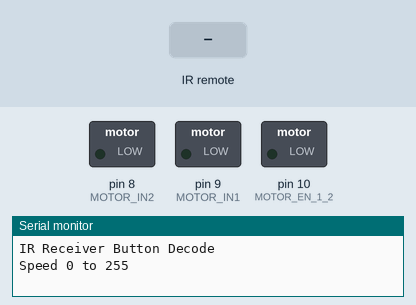
The sketch below on a simulated Arduino Uno, built with avr-gcc and run on an emulated ATmega328P. On the bench: switched loads named in the sketch (green lamp = pin HIGH), the last lines printed to the serial monitor. The test bench sets the inputs (shaded band).

Above: at 1.2 s.
1.3 s: infrared code 0xFF22DD received
At 2.9 s:
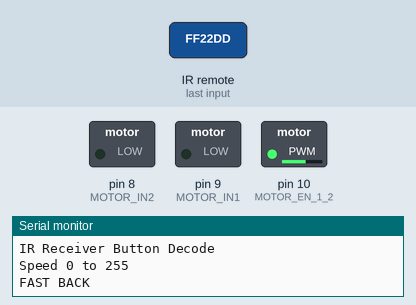
3.8 s: infrared code 0xFFC23D received
At 6.4 s:
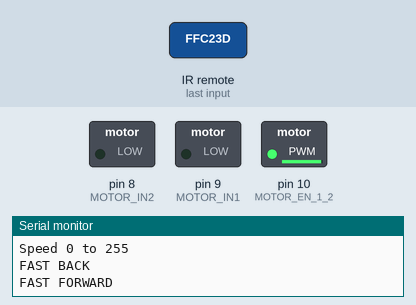
6.8 s: infrared code 0xFFE01F received
At 8.7 s:
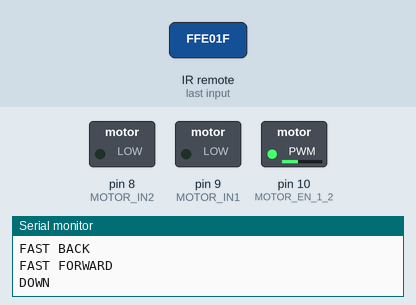
9.8 s: infrared code 0xFF906F received
At 11.1 s:
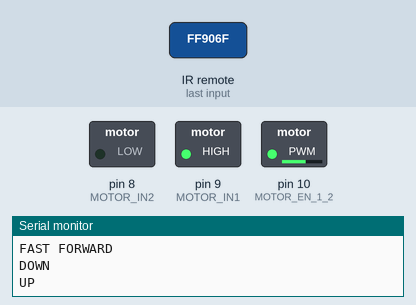
Timing chart, 0 to 12.8 s (numbered marks = the images above; inputs shaded):
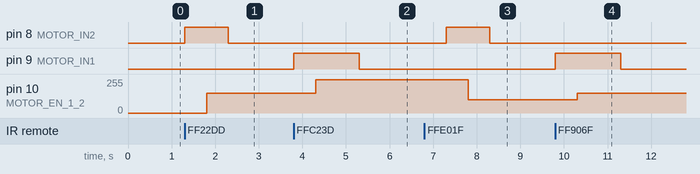

Measured:
- after the input at 1.3 s, pin 8 (MOTOR_IN2): LOW → HIGH at once, → LOW 1.0 s later; pin 10 (MOTOR_EN_1_2): 0/255 → 150/255 after 0.50 s
- after the input at 3.8 s, pin 9 (MOTOR_IN1): LOW → HIGH at once, → LOW 1.5 s later; pin 10 (MOTOR_EN_1_2): 150/255 → 250/255 after 0.50 s
- after the input at 6.8 s, pin 8 (MOTOR_IN2): LOW → HIGH after 0.50 s, → LOW 1.0 s later; pin 10 (MOTOR_EN_1_2): 250/255 → 100/255 after 1.0 s
- after the input at 9.8 s, pin 9 (MOTOR_IN1): LOW → HIGH at once, → LOW 1.5 s later; pin 10 (MOTOR_EN_1_2): 100/255 → 150/255 after 0.50 s

The sketch:

RoboticsI_Duckie_Picker.ino
```cpp
// AUTHOR: Shinny Sun
// UPLOAD DATE: 12/15/2021

// PROGRAM DESCRIPTION: This code remote controls the Duckie Grabber of UberDuck.
// The 'UP' button moves the grabber to the neutral position, 'DOWN' button moves
// it to the down position, and 'FAST FORWARD' button moves the grabber to the yeet
// position.

// IRremote - Version: Latest
#include <IRremote.h>
#include <IRremoteInt.h>

// Initialize motor pins
#define MOTOR_EN_1_2  10
#define MOTOR_IN1     9
#define MOTOR_IN2     8

int speed = 0;
int time = 0;
int receiver = 6; // Signal Pin of IR receiver to Arduino Digital Pin 6

/*-----( Declare objects )-----*/
IRrecv irrecv(receiver);     // create instance of 'irrecv'
decode_results results;      // create instance of 'decode_results'

void setup()   /*----( SETUP: RUNS ONCE )----*/
{
  Serial.begin(9600);
  Serial.println("IR Receiver Button Decode");
  irrecv.enableIRIn(); // Start the receiver
  pinMode(MOTOR_EN_1_2, OUTPUT);
  pinMode(MOTOR_IN1, OUTPUT);
  pinMode(MOTOR_IN2, OUTPUT);
  while (! Serial);
  Serial.println("Speed 0 to 255");
  digitalWrite(MOTOR_IN1, LOW);
  digitalWrite(MOTOR_IN2, LOW);
}/*--(end setup )---*/


void loop()   /*----( LOOP: RUNS CONSTANTLY )----*/
{
   analogWrite(MOTOR_EN_1_2, abs(speed));
   delay(time);
   digitalWrite(MOTOR_IN1, LOW);
   digitalWrite(MOTOR_IN2, LOW);
  if (irrecv.decode(&results)) // have we received an IR signal?

  {
    translateIR();
    irrecv.resume(); // receive the next value
  }
}/* --(end main loop )-- */

/*-----( Function )-----*/
void translateIR() // takes action based on IR code received

// describing Remote IR codes

{

  switch(results.value)

  {

  case 0xFFA25D: Serial.println("POWER"); // stops motor from running
    analogWrite(MOTOR_EN_1_2, 0);
    digitalWrite(MOTOR_IN1, LOW);
    digitalWrite(MOTOR_IN2, LOW);
    break;
  case 0xFF22DD: Serial.println("FAST BACK"); // moves claw down for pickup from yeet position
      speed = -150;
      time = 500;
      digitalWrite(MOTOR_IN1, LOW);
      digitalWrite(MOTOR_IN2, HIGH);
      break;
  case 0xFFC23D: Serial.println("FAST FORWARD"); // yeet duckie
      speed = 250;
      time = 1000;
      digitalWrite(MOTOR_IN1, HIGH);
      digitalWrite(MOTOR_IN2, LOW);break;

  case 0xFFE01F: Serial.println("DOWN"); // moves claw down for pickup
      speed = -100;
      time = 500;
      digitalWrite(MOTOR_IN1, LOW);
      digitalWrite(MOTOR_IN2, HIGH); break;

  case 0xFFA857: Serial.println("VOL-");    break;
  case 0xFF906F: Serial.println("UP"); // moves claw to neutral position
      speed =150;
      time = 1000;
      digitalWrite(MOTOR_IN1, HIGH);
      digitalWrite(MOTOR_IN2, LOW);break;

  default:
    Serial.println(" other button   ");

  }// End Case

  delay(500); // Do not get immediate repeat


} //END translateIR
```
